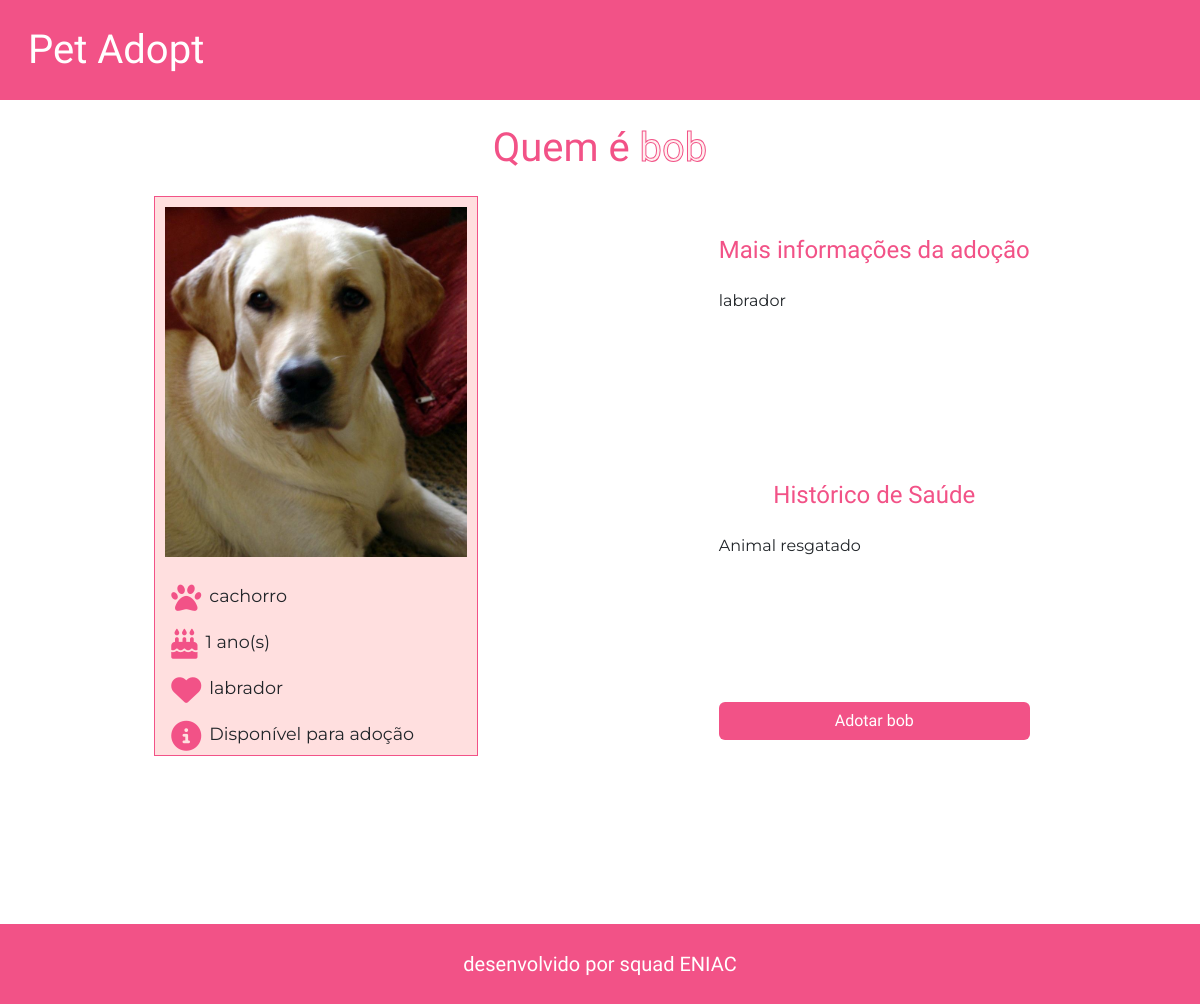
The app's page /animal/1/, older data.
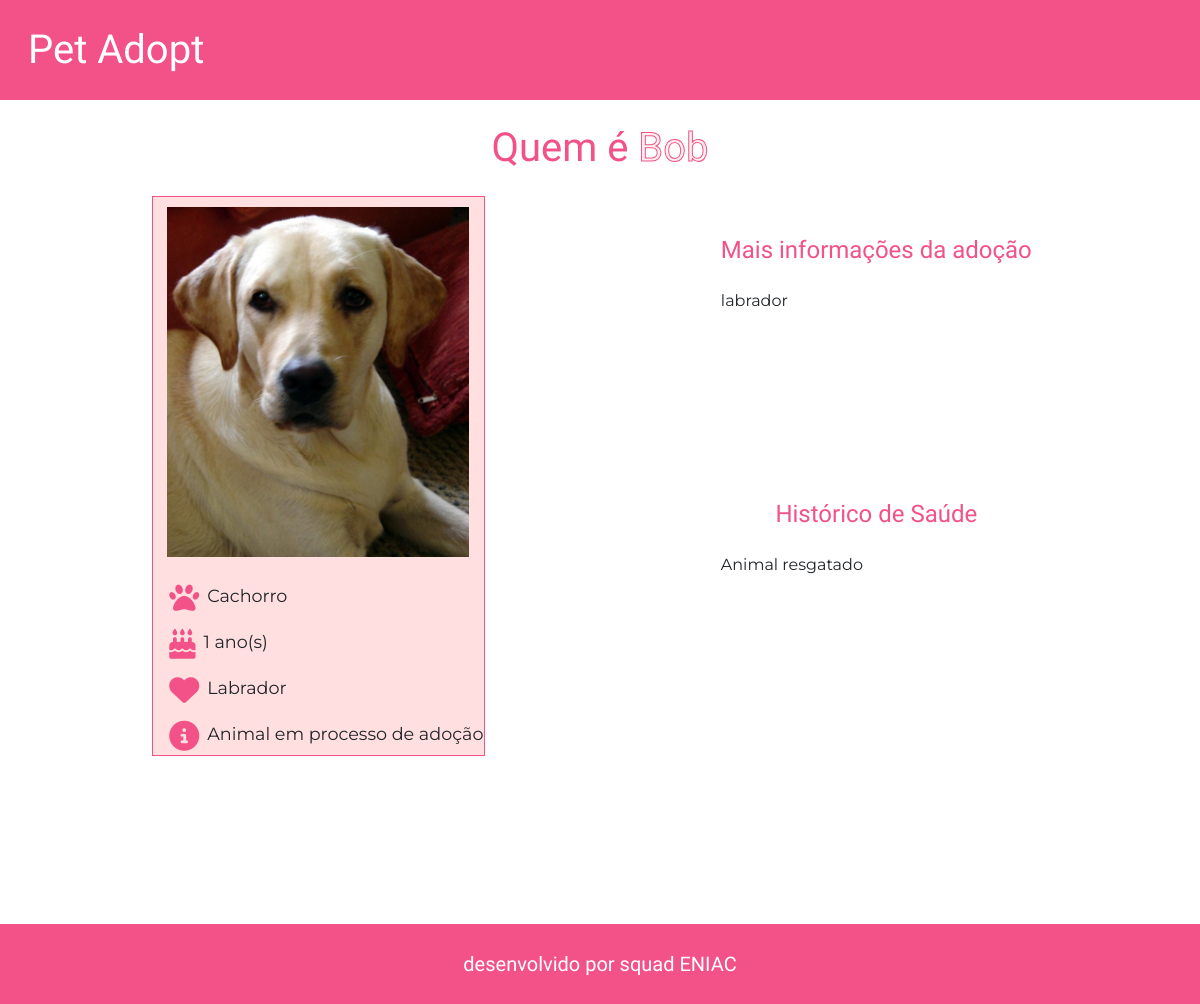
The same page, newer data.
### shelter/models.py (models this page shows, shortened)
class Animal(models.Model):
    name = models.CharField(max_length=30)
    species = models.CharField(max_length=30)
    age = models.IntegerField()
    breed = models.CharField(max_length=30)
    enabled = models.BooleanField(default=True)
    health_history = models.TextField()
    image = models.ImageField(upload_to='animals/', null=True, blank=True)
    description = models.TextField(null=True, blank=True)
    is_available = models.BooleanField(default=True)
    class Meta:
        verbose_name = 'Animal'
        verbose_name_plural = 'Animals'
        ordering = ['name']

### shelter/views.py (the view)
# urls.py: path('animal/<int:pk>/', AnimalDetailView.as_view(), name='animal_detail'),
class AnimalDetailView(DetailView):
    model = Animal
    template_name = 'animal_detail.html'
    context_object_name = 'animal'
    def get_context_data(self, **kwargs):
        context = super().get_context_data(**kwargs)
        animal = self.get_object()
        last_adoption = Adoption.objects.filter(animal_name=animal.name).last()
        if last_adoption:
            context['adoption_status'] = last_adoption.status
        else:
            context['adoption_status'] = None
        return context

### shelter/templates/animal_detail.html
{% extends 'layout.html' %}
{% load static %}
{% block content %}
<div class="container">
    <div class="title">
        <h1>Quem é <span class="animal-name">{{animal.name}}</span></h1>
    </div>
    <div class="d-flex animal-detail">
        <div class="left-bar">
            <div class="card-img d-flex justify-content-center">
                <img class="card-img-detail-custom" src="{{ animal.image.url }}" alt="{{ animal.name }}">
            </div>
            <div class="card-body-detail-custom d-flex flex-column">
                <p class="card-text-detail-custom d-flex">
                    <i class="fa-solid fa-paw"></i>
                    {{ animal.species }}
                </p>
                <p class="card-text-detail-custom d-flex">
                    <i class="fa-solid fa-cake-candles"></i>
                    {{ animal.age }} ano(s)
                </p>
                <p class="card-text-detail-custom d-flex">
                    <i class="fa-solid fa-heart"></i>
                    {{ animal.breed }}
                </p>
                <p class="card-text-detail-custom d-flex">
                    <i class="fa-solid fa-circle-info"></i>
                    {% if adoption_status == 'Under Review' %}
                    Animal em processo de adoção
                    {% else %}
                    Disponível para adoção
                    {% endif %}
                </p>
            </div>
        </div>
        <div class="right-bar d-flex flex-column justify-content-between">
            <div class="info-adoption">
                <div class="title title-detail-custom">
                    <h3>Mais informações da adoção</h3>
                </div>
                <div class="description">
                    {{ animal.description }}
                </div>
            </div>
            <div class="info-health">
                <div class="title title-detail-custom">
                    <h3>Histórico de Saúde</h3>
                </div>
                <div class="description">
                    {{ animal.health_history }}
                </div>
            </div>
            <div class="btn-detail-adoption">
                {% if adoption_status == 'Under Review' %}
                {% else %}
                    <a href="{% url 'adoption_request' animal.id %}" class="btn btn-custom btn-detail-custom">Adotar {{ animal.name }}</a>
                {% endif %}
            </div>
        </div>
    </div>
</div>
{% endblock %}

### shelter/templates/layout.html (shortened to what this page needs)
{% load static %}
{% load django_bootstrap5 %}
<!DOCTYPE html>
<html lang="pt-br">
<head>
    {% bootstrap_css %}
    <link rel="stylesheet" href="{% static 'shelter/custom.css' %}">
</head>
<body>
    <nav class="navbar navbar-expand-lg sticky-top navbar-custom container-fluid">
        <div class="container-fluid">
            <a class="navbar-brand"><a class="navbar-brand-custom" href="/">Pet Adopt</a></a>
        </div>
    </nav>
    <div class="container-fluid container-fluid-custom">
        {% block content %}
        {% endblock %}
    </div>
    <footer class="footer-custom d-flex">
        <div class="container-fluid d-flex flex-row justify-content-center align-items-center">
            <span class="d-flex footer-item-custom">desenvolvido por <a
                    href="https://github.com/Squad-eniac/abrigo_animais_SquadENIAC" target="_blank">squad
                    ENIAC</a></span>
        </div>
    </footer>
</body>
</html>

### shelter/static/shelter/custom-index.css (style rules this page uses)
body { height: 100vh; }
.navbar-custom { background-color: #F25287; min-height: 100px; }
.navbar-brand-custom { font-family: 'Protest Strike'; font-size: 40px; color: white; text-decoration: none; }
.fa-solid { color: #F25287; font-size: 30px; }
.footer-custom { background-color: #F25287; font-family: 'Protest Strike'; font-size: 20px; min-height: 80px; }
.footer-item-custom, .footer-item-custom a { color: white; gap: 5px; text-decoration: none }

### shelter/static/shelter/custom-animal_list.css (style rules this page uses)
.title { text-align: center; color: #F25287; margin: 24px 0; }
.title h1 { font-family: "Protest Strike"; }
.title h3 { font-family: "Montserrat", serif; color: black; font-weight: 300; font-size: 24px; }

### shelter/static/shelter/custom-adoption_form.css (style rules this page uses)
.container { height: 100%; }

### shelter/static/shelter/custom-animal_detail.css (style rules this page uses)
.container-fluid-custom { height: 100vh; }
.animal-name { color: #FFEFEF; -webkit-text-stroke-width: 1px; -webkit-text-stroke-color: #F25287; }
.animal-detail { flex-direction: row; justify-content: space-around; height: 70%; }
.left-bar { border: 1px solid #F25287; background-color: #FFDFDF; }
.right-bar { padding: 1rem; }
.card-body-detail-custom { margin-top: 1rem; }
.card-text-detail-custom { gap: 1rem; margin-left: 1rem; font-family: 'Montserrat'; }
.card-img-detail-custom { margin: 10px; max-height: 350px; }
.card-text-detail-custom { font-size: 1.1rem; gap: 0.5rem; }
.title-detail-custom h3 { font-family: "Protest Strike"; color: #F25287; }
.description { font-family: 'Montserrat'; }

Row changes from the older to the newer data that the page shows:
changed Animal "labrador": name "bob" → "Bob"; species "cachorro" → "Cachorro"; breed "labrador" → "Labrador"; name "bob" → (not shown)
Text that changed along with them:
text no longer shown: "Disponível para adoção Adotar"
text now shown: "Animal em processo de adoção"
